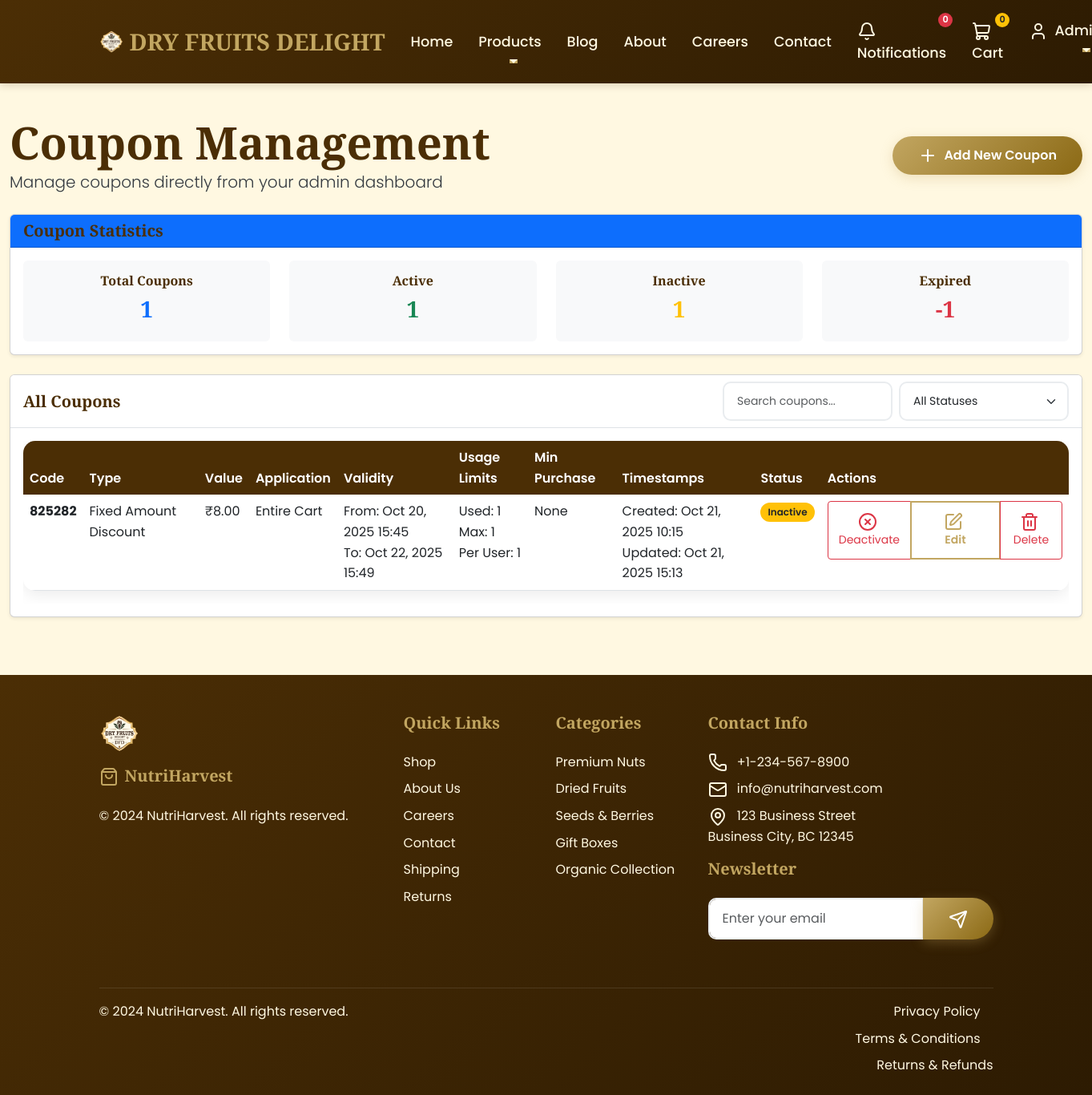
Before: /admin-panel/coupons/ (signed in) with the older database file.
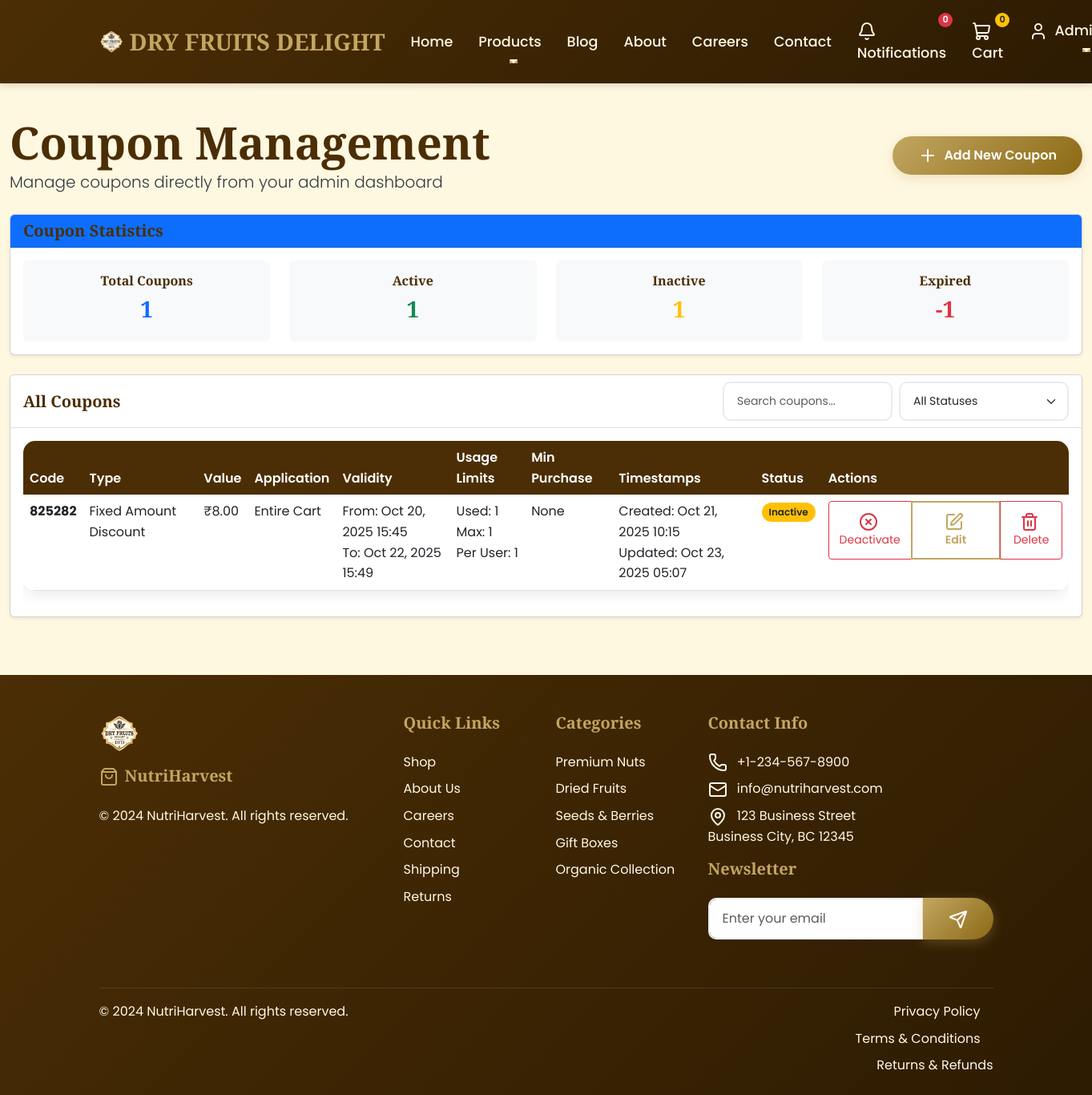
After: the same page with the newer database file.
### apps/marketing/models.py (models this page shows, shortened)
class Coupon(models.Model):
    COUPON_TYPES = [
        ('percentage', 'Percentage Discount'),
        ('fixed', 'Fixed Amount Discount'),
        ('free_shipping', 'Free Shipping'),
    ]
    DISCOUNT_APPLICATION = [
        ('cart', 'Entire Cart'),
        ('category', 'Specific Category'),
        ('product', 'Specific Product'),
    ]
    code = models.CharField(max_length=50, unique=True)
    coupon_type = models.CharField(max_length=20, choices=COUPON_TYPES)
    discount_value = models.DecimalField(max_digits=10, decimal_places=2)
    discount_application = models.CharField(max_length=20, choices=DISCOUNT_APPLICATION, default='cart')
    category = models.ForeignKey(Category, on_delete=models.CASCADE, null=True, blank=True)
    product = models.ForeignKey(Product, on_delete=models.CASCADE, null=True, blank=True)
    max_uses = models.PositiveIntegerField(null=True, blank=True, help_text="Maximum number of times this coupon can be used (leave blank for unlimited)")
    used_count = models.PositiveIntegerField(default=0)
    max_uses_per_user = models.PositiveIntegerField(default=1, help_text="Maximum number of times a single user can use this coupon")
    is_active = models.BooleanField(default=True)
    valid_from = models.DateTimeField(default=timezone.now)
    valid_to = models.DateTimeField(null=True, blank=True)
    min_purchase_amount = models.DecimalField(max_digits=10, decimal_places=2, null=True, blank=True,
                                            help_text="Minimum cart amount required to use this coupon")
    created_at = models.DateTimeField(default=timezone.now)
    updated_at = models.DateTimeField(auto_now=True)
    class Meta:
        ordering = ['-created_at']
    def is_valid(self):
        if not self.is_active:
            return False
        now = timezone.now()
        if self.valid_from and now < self.valid_from:
            return False
        if self.valid_to and now > self.valid_to:
            return False
        if self.max_uses and self.used_count >= self.max_uses:
            return False
        return True

### apps/core/views.py (the view, shortened to what this page needs)
# urls.py: path('admin-panel/coupons/', views.admin_coupon_management, name='admin_coupon_management'),
@login_required
def admin_coupon_management(request):
    if request.user.role.name != 'admin':
        messages.error(request, 'Access denied. Admin privileges required.')
        return redirect('core:dashboard')
    from apps.shop.models import Category, Product
    from apps.marketing.models import Coupon
    from django.utils import timezone
    coupons = Coupon.objects.all().order_by('-created_at')
    total_coupons = Coupon.objects.count()
    active_coupons = Coupon.objects.filter(is_active=True)
    active_coupons_count = active_coupons.count()
    inactive_coupons_count = active_coupons.filter(valid_to__lte=timezone.now()).count()
    expired_coupons_count = total_coupons - active_coupons_count - inactive_coupons_count
    categories = Category.objects.filter(is_active=True)
    products = Product.objects.filter(is_active=True)
    context = {
        'coupons': coupons,
        'total_coupons': total_coupons,
        'active_coupons_count': active_coupons_count,
        'inactive_coupons_count': inactive_coupons_count,
        'expired_coupons_count': expired_coupons_count,
        'categories': categories,
        'products': products,
        'now': timezone.now(),
    }
    return render(request, 'core/admin_coupon_management.html', context)

### apps/core/context_processors.py (called while the page is built)
def footer_content(request):
    try:
        footer = FooterContent.objects.get(is_active=True)
    except FooterContent.DoesNotExist:
        footer = None
    return {
        'footer_content': footer
    }

### templates/core/admin_coupon_management.html (shortened to what the changed rows need)
{% extends 'base.html' %}
{% load static %}
{% block content %}
<div class="container-fluid py-4">
    <div class="row">
        <div class="col-12">
            <div class="d-flex justify-content-between align-items-center mb-4">
                <div>
                    <h1 class="display-4 fw-bold mb-0">Coupon Management</h1>
                </div>
            </div>
        </div>
    </div>
    <div class="row g-4">
        <div class="col-12">
            <div class="card shadow-sm">
                <div class="card-body">
                    {% if coupons %}
                    <div class="table-responsive">
                        <table class="table table-hover" id="couponsTable">
                            <thead>
                                <tr>
                                    <th>Code</th>
                                    <th>Type</th>
                                    <th>Value</th>
                                    <th>Application</th>
                                    <th>Validity</th>
                                    <th>Usage Limits</th>
                                    <th>Min Purchase</th>
                                    <th>Timestamps</th>
                                    <th>Status</th>
                                    <th>Actions</th>
                                </tr>
                            </thead>
                            <tbody>
                                {% for coupon in coupons %}
                                <tr id="coupon-row-{{ coupon.id }}" data-code="{{ coupon.code|lower }}" data-status="{% if coupon.is_active and coupon.is_valid %}active{% elif coupon.is_active %}inactive{% else %}expired{% endif %}">
                                    <td><strong>{{ coupon.code }}</strong></td>
                                    <td>{{ coupon.get_coupon_type_display }}</td>
                                    <td>
                                        {% if coupon.coupon_type == 'percentage' %}
                                            {{ coupon.discount_value }}%
                                        {% else %}
                                            ₹{{ coupon.discount_value }}
                                        {% endif %}
                                    </td>
                                    <td>{{ coupon.get_discount_application_display }}
                                    </td>
                                    <td>
                                        From: {{ coupon.valid_from|date:"M d, Y H:i" }}<br>
                                        {% if coupon.valid_to %}
                                            To: {{ coupon.valid_to|date:"M d, Y H:i" }}
                                        {% else %}
                                            No expiry
                                        {% endif %}
                                    </td>
                                    <td>
                                        Used: {{ coupon.used_count }}<br>
                                        {% if coupon.max_uses %}
                                            Max: {{ coupon.max_uses }}<br>
                                        {% else %}
                                            Max: Unlimited<br>
                                        {% endif %}
                                        Per User: {{ coupon.max_uses_per_user }}
                                    </td>
                                    <td>
                                        {% if coupon.min_purchase_amount %}
                                            ₹{{ coupon.min_purchase_amount }}
                                        {% else %}
                                            None
                                        {% endif %}
                                    </td>
                                    <td>
                                        Created: {{ coupon.created_at|date:"M d, Y H:i" }}<br>
                                        Updated: {{ coupon.updated_at|date:"M d, Y H:i" }}
                                    </td>
                                    <td id="coupon-status-{{ coupon.id }}">
                                        {% if coupon.is_active and coupon.is_valid %}
                                            <span class="badge bg-success">Active</span>
                                        {% elif coupon.is_active %}
                                            <span class="badge bg-warning text-dark">Inactive</span>
                                        {% else %}
                                            <span class="badge bg-danger">Expired</span>
                                        {% endif %}
                                    </td>
                                    <td>
                                        <div class="btn-group" role="group">
                                            <button type="button" class="btn btn-sm {% if coupon.is_active %}btn-outline-danger{% else %}btn-outline-success{% endif %} toggle-coupon-btn"
                                                    data-coupon-id="{{ coupon.id }}"
                                                    data-coupon-code="{{ coupon.code }}"
                                                    data-current-status="{{ coupon.is_active|yesno:'active,inactive' }}">
                                                {% if coupon.is_active %}
                                                    <i data-lucide="x-circle" class="me-1"></i>Deactivate
                                                {% else %}
                                                    <i data-lucide="check-circle" class="me-1"></i>Activate
                                                {% endif %}
                                            </button>
                                            <button class="btn btn-sm btn-outline-primary edit-coupon-btn"
                                                    data-id="{{ coupon.id }}"
                                                    data-code="{{ coupon.code }}"
                                                    data-type="{{ coupon.coupon_type }}"
                                                    data-value="{{ coupon.discount_value }}"
                                                    data-application="{{ coupon.discount_application }}"
                                                    data-category="{% if coupon.category %}{{ coupon.category.id }}{% endif %}"
                                                    data-product="{% if coupon.product %}{{ coupon.product.id }}{% endif %}"
                                                    data-max-uses="{{ coupon.max_uses|default:'' }}"
                                                    data-max-uses-per-user="{{ coupon.max_uses_per_user }}"
                                                    data-min-purchase="{{ coupon.min_purchase_amount|default:'' }}"
                                                    data-valid-from="{% if coupon.valid_from %}{{ coupon.valid_from|date:'Y-m-d\TH:i' }}{% endif %}"
                                                    data-valid-to="{% if coupon.valid_to %}{{ coupon.valid_to|date:'Y-m-d\TH:i' }}{% endif %}"
                                                    data-is-active="{{ coupon.is_active|yesno:'true,false' }}">
                                                <i data-lucide="edit" class="me-1"></i>Edit
                                            </button>
                                            <button class="btn btn-sm btn-outline-danger delete-coupon-btn"
                                                    data-id="{{ coupon.id }}"
                                                    data-code="{{ coupon.code }}">
                                                <i data-lucide="trash" class="me-1"></i>Delete
                                            </button>
                                        </div>
                                    </td>
                                </tr>
                                {% endfor %}
                            </tbody>
                        </table>
                    </div>
                    {% endif %}
                </div>
            </div>
        </div>
    </div>
</div>
{% endblock %}

Changed rows visible on the page:
changed Coupon "Fixed Amount Discount": updated_at "Oct 21, 2025 15:13" → "Oct 23, 2025 05:07"
